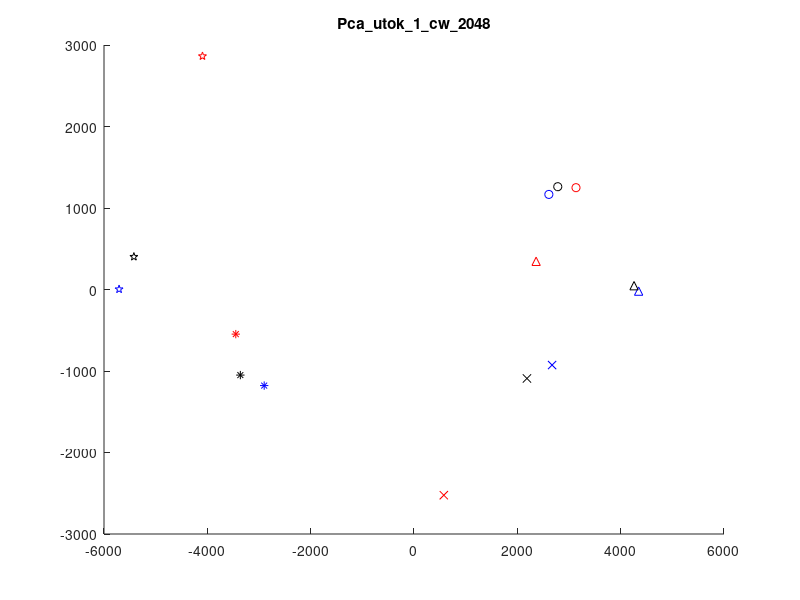
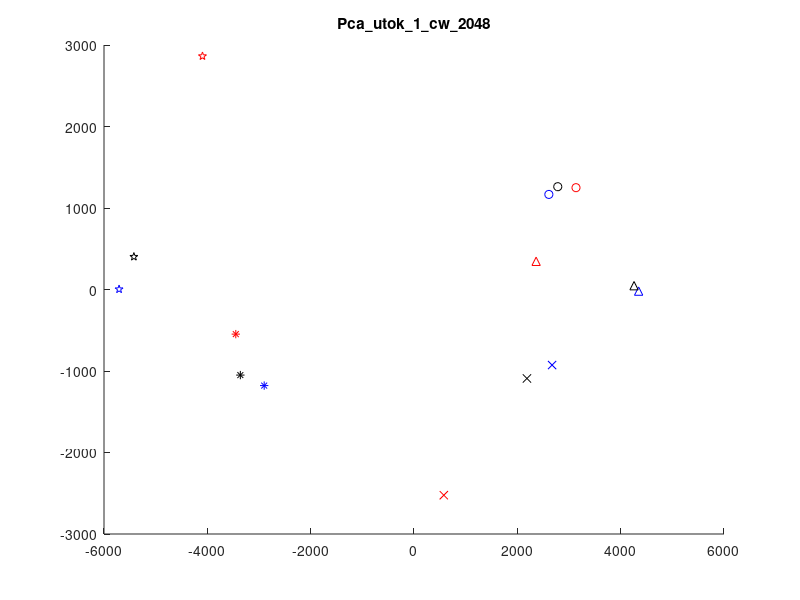

MATLAB code to generate these figures, in order:
x = [
651	452	899	303	848	718	869	707	895
2995	2790	2849	3214	2593	3226	3058	2946	2972
3286	892	4131	985	3599	3619	3471	3535	3407
1821	2994	872	3715	799	1575	1302	1329	1239
1184	1113	917	1082	754	1049	929	1072	932

859	764	1110	355	865	943	1012	948	1092
2714	3195	2465	3443	2324	2932	2796	2701	2777
3656	3277	4406	3289	3642	3922	3636	3789	3470
929	1534	581	2170	469	867	658	787	679
336	1143	182	751	95	239	204	250	167
783	705	1058	229	888	896	998	848	994
2823	3296	2732	3425	2522	3106	2974	2875	2905
3563	3020	4271	2883	3667	3862	3605	3687	3511
1083	1749	696	2387	582	1053	828	956	861
446	1091	204	727	110	286	246	276	210

];

x=x-mean(x);

R = cov(x);
[U,S,V] = svd(R);

diag(S);
c = x*U;
figure
hold on;

title('Pca\_utok\_1\_cw\_2048')

plot(c(1,1),c(1,2),'or')
plot(c(2,1),c(2,2),'*r')
plot(c(3,1),c(3,2),'pr')
plot(c(4,1),c(4,2),'xr')
plot(c(5,1),c(5,2),'^r')
plot(c(6,1),c(6,2),'ob')
plot(c(7,1),c(7,2),'*b')
plot(c(8,1),c(8,2),'pb')
plot(c(9,1),c(9,2),'xb')
plot(c(10,1),c(10,2),'^b')
plot(c(11,1),c(11,2),'ok')
plot(c(12,1),c(12,2),'*k')
plot(c(13,1),c(13,2),'pk')
plot(c(14,1),c(14,2),'xk')
plot(c(15,1),c(15,2),'^k')


hold off;

saveas(gcf, 'pca_utok_1_2048.png');
saveas(gcf, 'pca_utok_1_2048.fig')